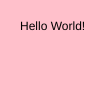
Frame 1 (no input)
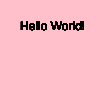
Frame 60 (no input)
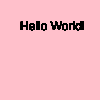
Frame 120 (the mouse pressed at the canvas centre since frame 60)

The p5.js sketch that drew these frames (run headless with seeded random() and noise() and a simulated clock; from frame 60 on, the mouse is pressed at the canvas centre):

// p5.js sketch
// ── sketch.js
function setup()
{
    createCanvas(100,100)
    background('pink')
}

function draw()
{
    text("Hello World!", 20, 30)
}
